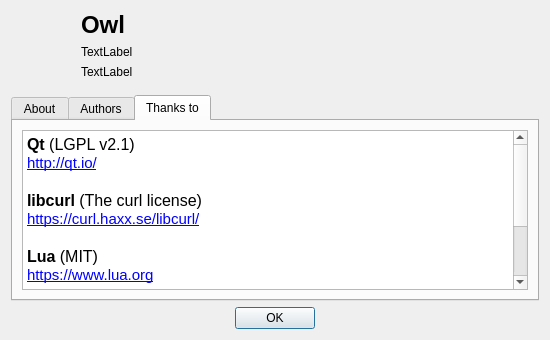
<?xml version="1.0" encoding="UTF-8"?>
<ui version="4.0">
 <class>AboutDlg</class>
 <widget class="QDialog" name="AboutDlg">
  <property name="geometry">
   <rect>
    <x>0</x>
    <y>0</y>
    <width>550</width>
    <height>340</height>
   </rect>
  </property>
  <property name="windowTitle">
   <string>Dialog</string>
  </property>
  <layout class="QVBoxLayout" name="verticalLayout_3">
   <item>
    <layout class="QHBoxLayout" name="horizontalLayout">
     <item>
      <widget class="QLabel" name="imageLabel">
       <property name="minimumSize">
        <size>
         <width>64</width>
         <height>64</height>
        </size>
       </property>
       <property name="maximumSize">
        <size>
         <width>64</width>
         <height>64</height>
        </size>
       </property>
       <property name="text">
        <string/>
       </property>
       <property name="pixmap">
        <pixmap resource="res/Owl.qrc">:/images/owl_64.png</pixmap>
       </property>
       <property name="alignment">
        <set>Qt::AlignCenter</set>
       </property>
      </widget>
     </item>
     <item>
      <layout class="QVBoxLayout" name="verticalLayout_2">
       <item>
        <widget class="QLabel" name="titleLbl">
         <property name="font">
          <font>
           <pointsize>18</pointsize>
           <weight>75</weight>
           <bold>true</bold>
          </font>
         </property>
         <property name="text">
          <string>Owl</string>
         </property>
        </widget>
       </item>
       <item>
        <widget class="QLabel" name="versionLbl">
         <property name="text">
          <string>TextLabel</string>
         </property>
         <property name="alignment">
          <set>Qt::AlignLeading|Qt::AlignLeft|Qt::AlignVCenter</set>
         </property>
        </widget>
       </item>
       <item>
        <widget class="QLabel" name="copyrightLbl">
         <property name="text">
          <string>TextLabel</string>
         </property>
        </widget>
       </item>
       <item>
        <spacer name="verticalSpacer_2">
         <property name="orientation">
          <enum>Qt::Vertical</enum>
         </property>
         <property name="sizeType">
          <enum>QSizePolicy::Fixed</enum>
         </property>
         <property name="sizeHint" stdset="0">
          <size>
           <width>5</width>
           <height>10</height>
          </size>
         </property>
        </spacer>
       </item>
      </layout>
     </item>
     <item>
      <spacer name="horizontalSpacer">
       <property name="orientation">
        <enum>Qt::Horizontal</enum>
       </property>
       <property name="sizeType">
        <enum>QSizePolicy::Minimum</enum>
       </property>
       <property name="sizeHint" stdset="0">
        <size>
         <width>40</width>
         <height>20</height>
        </size>
       </property>
      </spacer>
     </item>
    </layout>
   </item>
   <item>
    <widget class="QTabWidget" name="tabWidget">
     <property name="currentIndex">
      <number>2</number>
     </property>
     <widget class="QWidget" name="tab">
      <attribute name="title">
       <string>About</string>
      </attribute>
      <layout class="QVBoxLayout" name="verticalLayout">
       <item>
        <widget class="QLabel" name="qtInfoLbl">
         <property name="text">
          <string>Qt based forum reader.</string>
         </property>
        </widget>
       </item>
       <item>
        <widget class="QLabel" name="detailsLbl">
         <property name="text">
          <string>&lt;html&gt;&lt;head/&gt;&lt;body&gt;&lt;p&gt;Copyright (C) 2015, Adalid Claure. All rights reserved.&lt;/p&gt;&lt;/body&gt;&lt;/html&gt;</string>
         </property>
        </widget>
       </item>
       <item>
        <widget class="QLabel" name="label_3">
         <property name="text">
          <string>&lt;html&gt;&lt;head/&gt;&lt;body&gt;&lt;p&gt;&lt;a href=&quot;http://www.owlclient.com&quot;&gt;&lt;span style=&quot; text-decoration: underline; color:#0000ff;&quot;&gt;www.owlclient.com&lt;/span&gt;&lt;/a&gt;&lt;/p&gt;&lt;/body&gt;&lt;/html&gt;</string>
         </property>
         <property name="openExternalLinks">
          <bool>true</bool>
         </property>
        </widget>
       </item>
       <item>
        <spacer name="verticalSpacer">
         <property name="orientation">
          <enum>Qt::Vertical</enum>
         </property>
         <property name="sizeHint" stdset="0">
          <size>
           <width>20</width>
           <height>40</height>
          </size>
         </property>
        </spacer>
       </item>
      </layout>
     </widget>
     <widget class="QWidget" name="tab_2">
      <attribute name="title">
       <string>Authors</string>
      </attribute>
      <layout class="QGridLayout" name="gridLayout">
       <item row="0" column="0">
        <widget class="QTextBrowser" name="authorsTextBrowser">
         <property name="html">
          <string>&lt;!DOCTYPE HTML PUBLIC &quot;-//W3C//DTD HTML 4.0//EN&quot; &quot;http://www.w3.org/TR/REC-html40/strict.dtd&quot;&gt;
&lt;html&gt;&lt;head&gt;&lt;meta name=&quot;qrichtext&quot; content=&quot;1&quot; /&gt;&lt;style type=&quot;text/css&quot;&gt;
p, li { white-space: pre-wrap; }
&lt;/style&gt;&lt;/head&gt;&lt;body style=&quot; font-family:'Ubuntu'; font-size:11pt; font-weight:400; font-style:normal;&quot;&gt;
&lt;p style=&quot; margin-top:0px; margin-bottom:0px; margin-left:0px; margin-right:0px; -qt-block-indent:0; text-indent:0px;&quot;&gt;&lt;span style=&quot; font-family:'MS Shell Dlg 2'; font-size:12pt; font-weight:600;&quot;&gt;Adalid Claure&lt;/span&gt;&lt;/p&gt;
&lt;p style=&quot; margin-top:0px; margin-bottom:0px; margin-left:0px; margin-right:0px; -qt-block-indent:0; text-indent:0px;&quot;&gt;&lt;span style=&quot; font-family:'MS Shell Dlg 2';&quot;&gt;Creator and maintainer&lt;/span&gt;&lt;/p&gt;
&lt;p style=&quot;-qt-paragraph-type:empty; margin-top:0px; margin-bottom:0px; margin-left:0px; margin-right:0px; -qt-block-indent:0; text-indent:0px; font-family:'MS Shell Dlg 2'; font-size:12pt;&quot;&gt;&lt;br /&gt;&lt;/p&gt;
&lt;p style=&quot; margin-top:0px; margin-bottom:0px; margin-left:0px; margin-right:0px; -qt-block-indent:0; text-indent:0px;&quot;&gt;&lt;span style=&quot; font-family:'MS Shell Dlg 2'; font-size:12pt; font-weight:600;&quot;&gt;Joe DiBiasi&lt;/span&gt;&lt;/p&gt;
&lt;p style=&quot; margin-top:0px; margin-bottom:0px; margin-left:0px; margin-right:0px; -qt-block-indent:0; text-indent:0px;&quot;&gt;&lt;span style=&quot; font-family:'MS Shell Dlg 2';&quot;&gt;Code contributor&lt;/span&gt;&lt;/p&gt;
&lt;p style=&quot;-qt-paragraph-type:empty; margin-top:0px; margin-bottom:0px; margin-left:0px; margin-right:0px; -qt-block-indent:0; text-indent:0px; font-family:'MS Shell Dlg 2'; font-size:12pt;&quot;&gt;&lt;br /&gt;&lt;/p&gt;
&lt;p style=&quot; margin-top:0px; margin-bottom:0px; margin-left:0px; margin-right:0px; -qt-block-indent:0; text-indent:0px;&quot;&gt;&lt;span style=&quot; font-family:'MS Shell Dlg 2'; font-size:12pt; font-weight:600;&quot;&gt;Robert Burnham&lt;/span&gt;&lt;/p&gt;
&lt;p style=&quot; margin-top:0px; margin-bottom:0px; margin-left:0px; margin-right:0px; -qt-block-indent:0; text-indent:0px;&quot;&gt;&lt;span style=&quot; font-family:'MS Shell Dlg 2';&quot;&gt;Art contributor&lt;/span&gt;&lt;/p&gt;&lt;/body&gt;&lt;/html&gt;</string>
         </property>
        </widget>
       </item>
      </layout>
     </widget>
     <widget class="QWidget" name="tab_3">
      <attribute name="title">
       <string>Thanks to</string>
      </attribute>
      <layout class="QGridLayout" name="gridLayout_2">
       <item row="0" column="0">
        <widget class="QTextBrowser" name="creditsTextBrowser">
         <property name="html">
          <string>&lt;!DOCTYPE HTML PUBLIC &quot;-//W3C//DTD HTML 4.0//EN&quot; &quot;http://www.w3.org/TR/REC-html40/strict.dtd&quot;&gt;
&lt;html&gt;&lt;head&gt;&lt;meta name=&quot;qrichtext&quot; content=&quot;1&quot; /&gt;&lt;style type=&quot;text/css&quot;&gt;
p, li { white-space: pre-wrap; }
&lt;/style&gt;&lt;/head&gt;&lt;body style=&quot; font-family:'Ubuntu'; font-size:11pt; font-weight:400; font-style:normal;&quot;&gt;
&lt;p style=&quot; margin-top:0px; margin-bottom:0px; margin-left:0px; margin-right:0px; -qt-block-indent:0; text-indent:0px;&quot;&gt;&lt;span style=&quot; font-family:'MS Shell Dlg 2'; font-size:12pt; font-weight:600;&quot;&gt;Qt&lt;/span&gt;&lt;span style=&quot; font-family:'MS Shell Dlg 2'; font-size:12pt;&quot;&gt; (LGPL v2.1)&lt;/span&gt;&lt;/p&gt;
&lt;p style=&quot; margin-top:0px; margin-bottom:0px; margin-left:0px; margin-right:0px; -qt-block-indent:0; text-indent:0px;&quot;&gt;&lt;a href=&quot;http://qt-project.org/&quot;&gt;&lt;span style=&quot; font-family:'MS Shell Dlg 2'; text-decoration: underline; color:#0000ff;&quot;&gt;http://qt.io/&lt;/span&gt;&lt;/a&gt;&lt;/p&gt;
&lt;p style=&quot;-qt-paragraph-type:empty; margin-top:0px; margin-bottom:0px; margin-left:0px; margin-right:0px; -qt-block-indent:0; text-indent:0px; font-family:'MS Shell Dlg 2'; font-size:12pt; text-decoration: underline; color:#0000ff;&quot;&gt;&lt;br /&gt;&lt;/p&gt;
&lt;p style=&quot; margin-top:0px; margin-bottom:0px; margin-left:0px; margin-right:0px; -qt-block-indent:0; text-indent:0px;&quot;&gt;&lt;span style=&quot; font-family:'MS Shell Dlg 2'; font-size:12pt; font-weight:600;&quot;&gt;libcurl&lt;/span&gt;&lt;span style=&quot; font-family:'MS Shell Dlg 2'; font-size:12pt;&quot;&gt; (The curl license)&lt;/span&gt;&lt;/p&gt;
&lt;p style=&quot; margin-top:0px; margin-bottom:0px; margin-left:0px; margin-right:0px; -qt-block-indent:0; text-indent:0px;&quot;&gt;&lt;a href=&quot;https://curl.haxx.se/libcurl/&quot;&gt;&lt;span style=&quot; font-family:'.SF NS Text'; text-decoration: underline; color:#0000ff;&quot;&gt;https://curl.haxx.se/libcurl/&lt;/span&gt;&lt;/a&gt;&lt;/p&gt;
&lt;p style=&quot;-qt-paragraph-type:empty; margin-top:0px; margin-bottom:0px; margin-left:0px; margin-right:0px; -qt-block-indent:0; text-indent:0px; font-family:'.SF NS Text'; font-size:12pt; text-decoration: underline; color:#0000ff;&quot;&gt;&lt;br /&gt;&lt;/p&gt;
&lt;p style=&quot; margin-top:0px; margin-bottom:0px; margin-left:0px; margin-right:0px; -qt-block-indent:0; text-indent:0px;&quot;&gt;&lt;span style=&quot; font-family:'MS Shell Dlg 2'; font-size:12pt; font-weight:600;&quot;&gt;Lua&lt;/span&gt;&lt;span style=&quot; font-family:'MS Shell Dlg 2'; font-size:12pt;&quot;&gt; (MIT)&lt;/span&gt;&lt;/p&gt;
&lt;p style=&quot; margin-top:0px; margin-bottom:0px; margin-left:0px; margin-right:0px; -qt-block-indent:0; text-indent:0px;&quot;&gt;&lt;a href=&quot;https://www.lua.org&quot;&gt;&lt;span style=&quot; font-family:'.SF NS Text'; text-decoration: underline; color:#0000ff;&quot;&gt;https://www.lua.org&lt;/span&gt;&lt;/a&gt;&lt;/p&gt;
&lt;p style=&quot;-qt-paragraph-type:empty; margin-top:0px; margin-bottom:0px; margin-left:0px; margin-right:0px; -qt-block-indent:0; text-indent:0px; font-family:'MS Shell Dlg 2'; font-size:12pt; text-decoration: underline; color:#0000ff;&quot;&gt;&lt;br /&gt;&lt;/p&gt;
&lt;p style=&quot; margin-top:0px; margin-bottom:0px; margin-left:0px; margin-right:0px; -qt-block-indent:0; text-indent:0px;&quot;&gt;&lt;span style=&quot; font-family:'MS Shell Dlg 2'; font-size:12pt; font-weight:600;&quot;&gt;hunspell&lt;/span&gt;&lt;span style=&quot; font-family:'MS Shell Dlg 2'; font-size:12pt;&quot;&gt; (LGPL v2.1)&lt;/span&gt;&lt;/p&gt;
&lt;p style=&quot; margin-top:0px; margin-bottom:0px; margin-left:0px; margin-right:0px; -qt-block-indent:0; text-indent:0px;&quot;&gt;&lt;a href=&quot;http://hunspell.github.io/&quot;&gt;&lt;span style=&quot; font-family:'MS Shell Dlg 2'; text-decoration: underline; color:#0000ff;&quot;&gt;http://hunspell.github.io/&lt;/span&gt;&lt;/a&gt;&lt;/p&gt;
&lt;p style=&quot;-qt-paragraph-type:empty; margin-top:0px; margin-bottom:0px; margin-left:0px; margin-right:0px; -qt-block-indent:0; text-indent:0px; font-family:'MS Shell Dlg 2'; font-size:12pt; text-decoration: underline; color:#0000ff;&quot;&gt;&lt;br /&gt;&lt;/p&gt;
&lt;p style=&quot;-qt-paragraph-type:empty; margin-top:0px; margin-bottom:0px; margin-left:0px; margin-right:0px; -qt-block-indent:0; text-indent:0px; font-family:'MS Shell Dlg 2'; font-size:12pt; text-decoration: underline; color:#0000ff;&quot;&gt;&lt;br /&gt;&lt;/p&gt;&lt;/body&gt;&lt;/html&gt;</string>
         </property>
         <property name="openExternalLinks">
          <bool>true</bool>
         </property>
        </widget>
       </item>
      </layout>
     </widget>
    </widget>
   </item>
   <item>
    <widget class="QDialogButtonBox" name="buttonBox">
     <property name="orientation">
      <enum>Qt::Horizontal</enum>
     </property>
     <property name="standardButtons">
      <set>QDialogButtonBox::Ok</set>
     </property>
     <property name="centerButtons">
      <bool>true</bool>
     </property>
    </widget>
   </item>
  </layout>
 </widget>
 <resources>
  <include location="res/Owl.qrc"/>
 </resources>
 <connections>
  <connection>
   <sender>buttonBox</sender>
   <signal>accepted()</signal>
   <receiver>AboutDlg</receiver>
   <slot>accept()</slot>
   <hints>
    <hint type="sourcelabel">
     <x>248</x>
     <y>254</y>
    </hint>
    <hint type="destinationlabel">
     <x>157</x>
     <y>274</y>
    </hint>
   </hints>
  </connection>
  <connection>
   <sender>buttonBox</sender>
   <signal>rejected()</signal>
   <receiver>AboutDlg</receiver>
   <slot>reject()</slot>
   <hints>
    <hint type="sourcelabel">
     <x>316</x>
     <y>260</y>
    </hint>
    <hint type="destinationlabel">
     <x>286</x>
     <y>274</y>
    </hint>
   </hints>
  </connection>
 </connections>
</ui>
